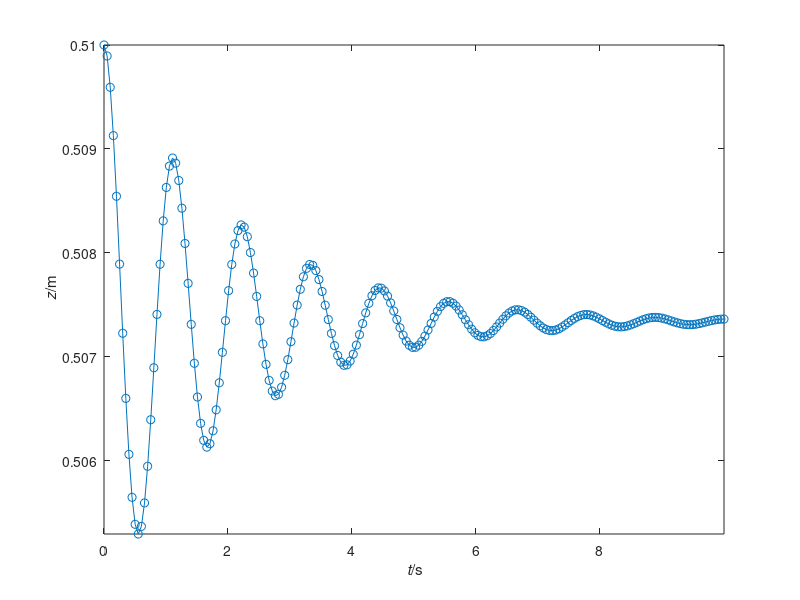
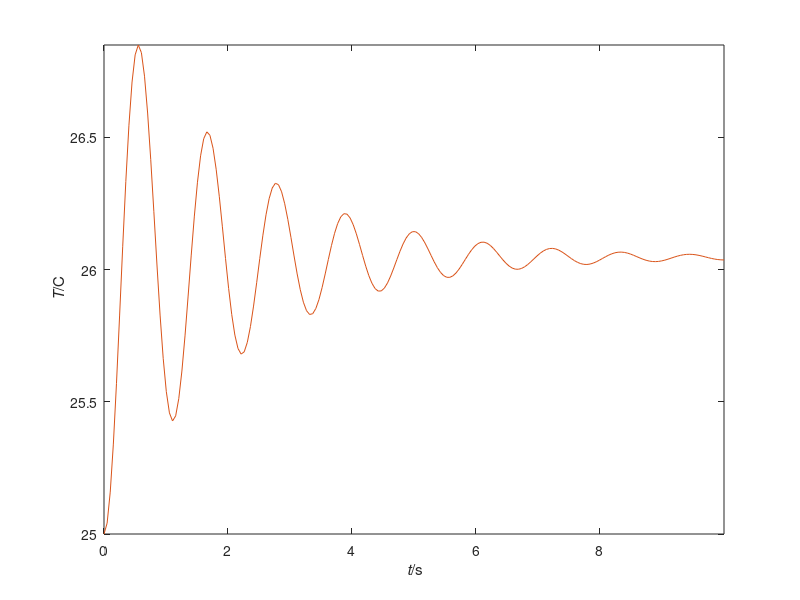

MATLAB code for these plots, in order:
%% SI units used throughout
%% Simulation of ideal gas in 1D
%% Coordinate z
N = 0.01; % amount of ideal gas
A = 0.01; % area of piston
z0 = 0.51; % initial position of mass above piston
v0 = 0; % initial velocity of mass above piston
T0 = 273.15+25; % initial temperature of gas
Q = 0; % heat influx
m = 5; % mass above piston
P0 = 1e5; % atmospheric pressure
%%
R = 8.31446261815; % gas constant
C = 3*R/2; % molar heat capacity
H = 18e1 *4/3; % shear viscosity
g = 9.80665; % gravitational acceleration
G = -m*g; % supply of momentum to mass above piston
%%
t0 = 0; % initial time
t1 = 10; % final time, can also be earlier than initial
dt = 0.0001; % time step, negative if backward time integration %@
%% adjust final time if not multiple of timestep
t1 = t1 + mod(t1-t0,dt);
%% check if timestep and time interval are consistent
if (t1-t0)*dt <= 0
  error('time interval inconsistent with timestep');
end
%% Save values of all quantities at some steps during the simulation,
%% for subsequente analysis or plotting
%% (saving at all timesteps could be too costly)
Nsaves = 200; % number of timepoints to save during the simulation
%% Calculate time interval for saving
dsave = (t1-t0)/(Nsaves-1);
if abs(dsave) < abs(dt)
  error('time interval between saves is smaller than timestep')
end
%% Initialize vectors to contain saved values
tSave = nan(Nsaves,1);
zSave = nan(Nsaves,1);
vSave = nan(Nsaves,1);
TSave = nan(Nsaves,1);
FSave = nan(Nsaves,1);
%% Save initial values
i = 1; % index that keeps count of savepoints
tSave(1) = t0;
zSave(1) = z0;
vSave(1) = v0;
TSave(1) = T0;
FSave(1) = N*R*T0/z0 - A*H*v0/z0;
%% Initialize plot
cols = get(0, 'DefaultAxesColorOrder');
plot(tSave(1), zSave(1), 'o','Color',cols(1,:)); axis('tight');
xlabel('{\it t}/s'); ylabel('{\it z}/m'); hold on;
%% %@
%% Numerical time integration
%% Initialize
t = t0;
z = z0;
v = v0;
T = T0;
U = C*N*T0;
P = m*v0;
%% loop
while sign(dt)*t < sign(dt)*t1 % possible backward time integration
  %% update time
  t = t + dt;
  %% constitutive relation for force on mass above piston
  %% same as *minus* force on gas
  F = N*R*T/z - A*H*v/z;
  %% update internal energy of gas
  U = U + (Q - F*v)*dt;
  %% update temperature of gas
  T = U/(C*N);
  %% update momentum of mass above piston
  P = P + (F + G)*dt;
  %% update velocity of mass above piston
  v = P/m;
  %% update position of mass above piston
  z = z + v*dt; %@
  %% Check whether to save & plot at this step
  if min(abs([0 dsave] - mod(t-t0, dsave))) <= abs(dt)/2
    i = i+1;
    tSave(i) = t;
    zSave(i) = z;
    vSave(i) = v;
    TSave(i) = T;
    FSave(i) = F;
    plot(t, z, 'o','Color',cols(1,:));
    pause(0.001);
  end %@
end %@
%% Plot trajectory
plot(tSave,zSave,'-','Color',cols(1,:));
figure();
plot(tSave,TSave-273.15,'-','Color',cols(2,:)); axis('tight');
xlabel('{\it t}/s'); ylabel('{\it T}/C');
